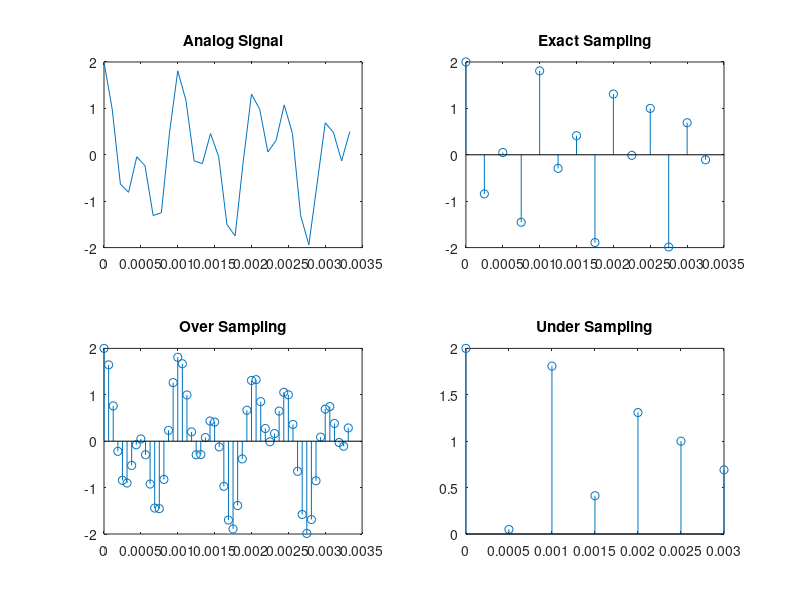

Here is the MATLAB script that generated this plot:
clc;
close all;
clear;
f1=900;
f2=2000;
T=1/min(f1,f2);
t=0:0.1*T:3*T;
x=cos(2*pi*f1*t)+cos(2*pi*f2*t);
subplot(2,2,1)
plot(t,x)
title('Analog Signal');
fm=max(f1,f2);

%Exact Sampling
fs1=2*fm;
n1=0:1/fs1:3*T;
y1=cos(2*pi*f1*n1)+cos(2*pi*f2*n1);
subplot(2,2,2)
stem(n1,y1)
title('Exact Sampling');

%Over Sampling
fs2=8*fm;
n2=0:1/fs2:3*T;
y2=cos(2*pi*f1*n2)+cos(2*pi*f2*n2);
subplot(2,2,3)
stem(n2,y2)
title('Over Sampling');

%Under sampling
fs3=0.5*fs1;
n3=0:1/fs3:3*T
y3=cos(2*pi*f1*n3)+cos(2*pi*f2*n3);
subplot(2,2,4)
stem(n3,y3)
title('Under Sampling');












